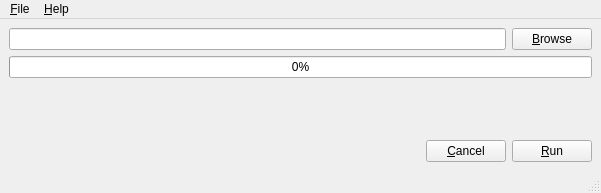
<?xml version="1.0" encoding="UTF-8"?>
<ui version="4.0">
 <class>MainWindow</class>
 <widget class="QMainWindow" name="MainWindow">
  <property name="geometry">
   <rect>
    <x>0</x>
    <y>0</y>
    <width>601</width>
    <height>193</height>
   </rect>
  </property>
  <property name="windowTitle">
   <string>Options Folder Pickler</string>
  </property>
  <widget class="QWidget" name="centralwidget">
   <layout class="QGridLayout" name="gridLayout">
    <item row="4" column="0">
     <layout class="QHBoxLayout" name="horizontalLayout_6">
      <item>
       <widget class="QLabel" name="lblFile">
        <property name="text">
         <string/>
        </property>
       </widget>
      </item>
     </layout>
    </item>
    <item row="6" column="0">
     <layout class="QHBoxLayout" name="horizontalLayout_8">
      <item>
       <spacer name="horizontalSpacer">
        <property name="orientation">
         <enum>Qt::Horizontal</enum>
        </property>
        <property name="sizeHint" stdset="0">
         <size>
          <width>40</width>
          <height>20</height>
         </size>
        </property>
       </spacer>
      </item>
      <item>
       <widget class="QPushButton" name="btnCancel">
        <property name="text">
         <string>&amp;Cancel</string>
        </property>
       </widget>
      </item>
      <item>
       <widget class="QPushButton" name="btnRun">
        <property name="text">
         <string>&amp;Run</string>
        </property>
       </widget>
      </item>
     </layout>
    </item>
    <item row="3" column="0">
     <layout class="QHBoxLayout" name="horizontalLayout_5">
      <item>
       <widget class="QProgressBar" name="progressBar">
        <property name="sizePolicy">
         <sizepolicy hsizetype="Expanding" vsizetype="Preferred">
          <horstretch>0</horstretch>
          <verstretch>0</verstretch>
         </sizepolicy>
        </property>
        <property name="value">
         <number>0</number>
        </property>
       </widget>
      </item>
     </layout>
    </item>
    <item row="5" column="0">
     <layout class="QHBoxLayout" name="horizontalLayout_7">
      <item>
       <spacer name="verticalSpacer">
        <property name="orientation">
         <enum>Qt::Vertical</enum>
        </property>
        <property name="sizeHint" stdset="0">
         <size>
          <width>20</width>
          <height>20</height>
         </size>
        </property>
       </spacer>
      </item>
     </layout>
    </item>
    <item row="2" column="0">
     <layout class="QHBoxLayout" name="horizontalLayout_4">
      <item>
       <widget class="QLineEdit" name="lePath"/>
      </item>
      <item>
       <widget class="QPushButton" name="btnBrowse">
        <property name="text">
         <string>&amp;Browse</string>
        </property>
       </widget>
      </item>
     </layout>
    </item>
   </layout>
  </widget>
  <widget class="QMenuBar" name="menubar">
   <property name="geometry">
    <rect>
     <x>0</x>
     <y>0</y>
     <width>601</width>
     <height>21</height>
    </rect>
   </property>
   <widget class="QMenu" name="menuFile">
    <property name="title">
     <string>&amp;File</string>
    </property>
    <addaction name="actionRun"/>
    <addaction name="actionCancel"/>
    <addaction name="separator"/>
    <addaction name="actionExit"/>
   </widget>
   <widget class="QMenu" name="menuHelp">
    <property name="title">
     <string>&amp;Help</string>
    </property>
    <addaction name="actionAbout"/>
   </widget>
   <addaction name="menuFile"/>
   <addaction name="menuHelp"/>
  </widget>
  <widget class="QStatusBar" name="statusbar"/>
  <action name="actionAbout">
   <property name="text">
    <string>&amp;About</string>
   </property>
  </action>
  <action name="actionRun">
   <property name="text">
    <string>&amp;Run</string>
   </property>
  </action>
  <action name="actionCancel">
   <property name="enabled">
    <bool>false</bool>
   </property>
   <property name="text">
    <string>&amp;Cancel</string>
   </property>
  </action>
  <action name="actionExit">
   <property name="text">
    <string>E&amp;xit</string>
   </property>
  </action>
 </widget>
 <resources/>
 <connections/>
</ui>
